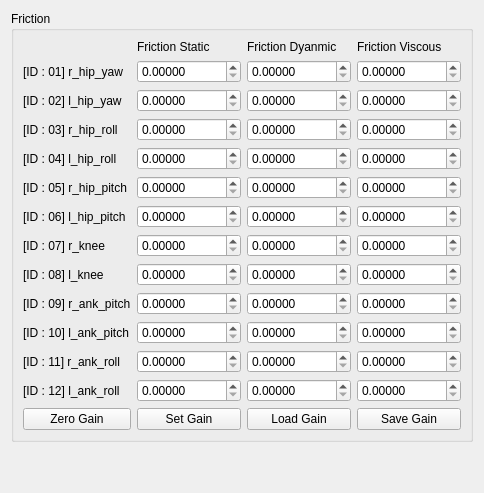
       <widget class="QWidget" name="tab_2">
        <attribute name="title">
         <string>External Control</string>
        </attribute>
        <layout class="QGridLayout" name="gridLayout_7">
         <item row="0" column="0">
          <widget class="QGroupBox" name="groupBox_3">
           <property name="title">
            <string>Friction</string>
           </property>
           <layout class="QGridLayout" name="gridLayout_8">
            <item row="13" column="2">
             <widget class="QPushButton" name="load_friction_gain_button">
              <property name="text">
               <string>Load Gain</string>
              </property>
             </widget>
            </item>
            <item row="0" column="2">
             <widget class="QLabel" name="label_29">
              <property name="text">
               <string>Friction Dyanmic</string>
              </property>
             </widget>
            </item>
            <item row="2" column="2">
             <widget class="QDoubleSpinBox" name="id_2_fd_gain_spinbox">
              <property name="decimals">
               <number>5</number>
              </property>
              <property name="maximum">
               <double>100000.000000000000000</double>
              </property>
              <property name="singleStep">
               <double>0.010000000000000</double>
              </property>
             </widget>
            </item>
            <item row="7" column="3">
             <widget class="QDoubleSpinBox" name="id_7_fv_gain_spinbox">
              <property name="decimals">
               <number>5</number>
              </property>
              <property name="maximum">
               <double>100000.000000000000000</double>
              </property>
              <property name="singleStep">
               <double>0.010000000000000</double>
              </property>
             </widget>
            </item>
            <item row="4" column="0">
             <widget class="QLabel" name="label_33">
              <property name="text">
               <string>[ID : 04] l_hip_roll</string>
              </property>
             </widget>
            </item>
            <item row="2" column="0">
             <widget class="QLabel" name="label_28">
              <property name="text">
               <string>[ID : 02] l_hip_yaw</string>
              </property>
             </widget>
            </item>
            <item row="3" column="0">
             <widget class="QLabel" name="label_32">
              <property name="text">
               <string>[ID : 03] r_hip_roll</string>
              </property>
             </widget>
            </item>
            <item row="0" column="1">
             <widget class="QLabel" name="label_27">
              <property name="text">
               <string>Friction Static</string>
              </property>
             </widget>
            </item>
            <item row="5" column="0">
             <widget class="QLabel" name="label_34">
              <property name="text">
               <string>[ID : 05] r_hip_pitch</string>
              </property>
             </widget>
            </item>
            <item row="6" column="0">
             <widget class="QLabel" name="label_35">
              <property name="text">
               <string>[ID : 06] l_hip_pitch</string>
              </property>
             </widget>
            </item>
            <item row="11" column="0">
             <widget class="QLabel" name="label_40">
              <property name="text">
               <string>[ID : 11] r_ank_roll</string>
              </property>
             </widget>
            </item>
            <item row="12" column="0">
             <widget class="QLabel" name="label_41">
              <property name="text">
               <string>[ID : 12] l_ank_roll</string>
              </property>
             </widget>
            </item>
            <item row="8" column="0">
             <widget class="QLabel" name="label_37">
              <property name="text">
               <string>[ID : 08] l_knee</string>
              </property>
             </widget>
            </item>
            <item row="9" column="0">
             <widget class="QLabel" name="label_38">
              <property name="text">
               <string>[ID : 09] r_ank_pitch</string>
              </property>
             </widget>
            </item>
            <item row="10" column="0">
             <widget class="QLabel" name="label_39">
              <property name="text">
               <string>[ID : 10] l_ank_pitch</string>
              </property>
             </widget>
            </item>
            <item row="0" column="3">
             <widget class="QLabel" name="label_30">
              <property name="text">
               <string>Friction Viscous</string>
              </property>
             </widget>
            </item>
            <item row="1" column="0">
             <widget class="QLabel" name="label_31">
              <property name="text">
               <string>[ID : 01] r_hip_yaw</string>
              </property>
             </widget>
            </item>
            <item row="7" column="0">
             <widget class="QLabel" name="label_36">
              <property name="text">
               <string>[ID : 07] r_knee</string>
              </property>
             </widget>
            </item>
            <item row="1" column="1">
             <widget class="QDoubleSpinBox" name="id_1_fs_gain_spinbox">
              <property name="decimals">
               <number>5</number>
              </property>
              <property name="maximum">
               <double>100000.000000000000000</double>
              </property>
              <property name="singleStep">
               <double>0.010000000000000</double>
              </property>
             </widget>
            </item>
            <item row="2" column="1">
             <widget class="QDoubleSpinBox" name="id_2_fs_gain_spinbox">
              <property name="decimals">
               <number>5</number>
              </property>
              <property name="maximum">
               <double>100000.000000000000000</double>
              </property>
              <property name="singleStep">
               <double>0.010000000000000</double>
              </property>
             </widget>
            </item>
            <item row="3" column="1">
             <widget class="QDoubleSpinBox" name="id_3_fs_gain_spinbox">
              <property name="decimals">
               <number>5</number>
              </property>
              <property name="maximum">
               <double>100000.000000000000000</double>
              </property>
              <property name="singleStep">
               <double>0.010000000000000</double>
              </property>
             </widget>
            </item>
            <item row="4" column="1">
             <widget class="QDoubleSpinBox" name="id_4_fs_gain_spinbox">
              <property name="decimals">
               <number>5</number>
              </property>
              <property name="maximum">
               <double>100000.000000000000000</double>
              </property>
              <property name="singleStep">
               <double>0.010000000000000</double>
              </property>
             </widget>
            </item>
            <item row="5" column="1">
             <widget class="QDoubleSpinBox" name="id_5_fs_gain_spinbox">
              <property name="decimals">
               <number>5</number>
              </property>
              <property name="maximum">
               <double>100000.000000000000000</double>
              </property>
              <property name="singleStep">
               <double>0.010000000000000</double>
              </property>
             </widget>
            </item>
            <item row="6" column="1">
             <widget class="QDoubleSpinBox" name="id_6_fs_gain_spinbox">
              <property name="decimals">
               <number>5</number>
              </property>
              <property name="maximum">
               <double>100000.000000000000000</double>
              </property>
              <property name="singleStep">
               <double>0.010000000000000</double>
              </property>
             </widget>
            </item>
            <item row="7" column="1">
             <widget class="QDoubleSpinBox" name="id_7_fs_gain_spinbox">
              <property name="decimals">
               <number>5</number>
              </property>
              <property name="maximum">
               <double>100000.000000000000000</double>
              </property>
              <property name="singleStep">
               <double>0.010000000000000</double>
              </property>
             </widget>
            </item>
            <item row="8" column="1">
             <widget class="QDoubleSpinBox" name="id_8_fs_gain_spinbox">
              <property name="decimals">
               <number>5</number>
              </property>
              <property name="maximum">
               <double>100000.000000000000000</double>
              </property>
              <property name="singleStep">
               <double>0.010000000000000</double>
              </property>
             </widget>
            </item>
            <item row="9" column="1">
             <widget class="QDoubleSpinBox" name="id_9_fs_gain_spinbox">
              <property name="decimals">
               <number>5</number>
              </property>
              <property name="maximum">
               <double>100000.000000000000000</double>
              </property>
              <property name="singleStep">
               <double>0.010000000000000</double>
              </property>
             </widget>
            </item>
            <item row="10" column="1">
             <widget class="QDoubleSpinBox" name="id_10_fs_gain_spinbox">
              <property name="decimals">
               <number>5</number>
              </property>
              <property name="maximum">
               <double>100000.000000000000000</double>
              </property>
              <property name="singleStep">
               <double>0.010000000000000</double>
              </property>
             </widget>
            </item>
            <item row="11" column="1">
             <widget class="QDoubleSpinBox" name="id_11_fs_gain_spinbox">
              <property name="decimals">
               <number>5</number>
              </property>
              <property name="maximum">
               <double>100000.000000000000000</double>
              </property>
              <property name="singleStep">
               <double>0.010000000000000</double>
              </property>
             </widget>
            </item>
            <item row="12" column="1">
             <widget class="QDoubleSpinBox" name="id_12_fs_gain_spinbox">
              <property name="decimals">
               <number>5</number>
              </property>
              <property name="maximum">
               <double>100000.000000000000000</double>
              </property>
              <property name="singleStep">
               <double>0.010000000000000</double>
              </property>
             </widget>
            </item>
            <item row="13" column="3">
             <widget class="QPushButton" name="save_friction_gain_button">
              <property name="text">
               <string>Save Gain</string>
              </property>
             </widget>
            </item>
            <item row="1" column="2">
             <widget class="QDoubleSpinBox" name="id_1_fd_gain_spinbox">
              <property name="decimals">
               <number>5</number>
              </property>
              <property name="maximum">
               <double>100000.000000000000000</double>
              </property>
              <property name="singleStep">
               <double>0.010000000000000</double>
              </property>
             </widget>
            </item>
            <item row="3" column="2">
             <widget class="QDoubleSpinBox" name="id_3_fd_gain_spinbox">
              <property name="decimals">
               <number>5</number>
              </property>
              <property name="maximum">
               <double>100000.000000000000000</double>
              </property>
              <property name="singleStep">
               <double>0.010000000000000</double>
              </property>
             </widget>
            </item>
            <item row="4" column="2">
             <widget class="QDoubleSpinBox" name="id_4_fd_gain_spinbox">
              <property name="decimals">
               <number>5</number>
              </property>
              <property name="maximum">
               <double>100000.000000000000000</double>
              </property>
              <property name="singleStep">
               <double>0.010000000000000</double>
              </property>
             </widget>
            </item>
            <item row="5" column="2">
             <widget class="QDoubleSpinBox" name="id_5_fd_gain_spinbox">
              <property name="decimals">
               <number>5</number>
              </property>
              <property name="maximum">
               <double>100000.000000000000000</double>
              </property>
              <property name="singleStep">
               <double>0.010000000000000</double>
              </property>
             </widget>
            </item>
            <item row="6" column="2">
             <widget class="QDoubleSpinBox" name="id_6_fd_gain_spinbox">
              <property name="decimals">
               <number>5</number>
              </property>
              <property name="maximum">
               <double>100000.000000000000000</double>
              </property>
              <property name="singleStep">
               <double>0.010000000000000</double>
              </property>
             </widget>
            </item>
            <item row="7" column="2">
             <widget class="QDoubleSpinBox" name="id_7_fd_gain_spinbox">
              <property name="decimals">
               <number>5</number>
              </property>
              <property name="maximum">
               <double>100000.000000000000000</double>
              </property>
              <property name="singleStep">
               <double>0.010000000000000</double>
              </property>
             </widget>
            </item>
            <item row="8" column="2">
             <widget class="QDoubleSpinBox" name="id_8_fd_gain_spinbox">
              <property name="decimals">
               <number>5</number>
              </property>
              <property name="maximum">
               <double>100000.000000000000000</double>
              </property>
              <property name="singleStep">
               <double>0.010000000000000</double>
              </property>
             </widget>
            </item>
            <item row="9" column="2">
             <widget class="QDoubleSpinBox" name="id_9_fd_gain_spinbox">
              <property name="decimals">
               <number>5</number>
              </property>
              <property name="maximum">
               <double>100000.000000000000000</double>
              </property>
              <property name="singleStep">
               <double>0.010000000000000</double>
              </property>
             </widget>
            </item>
            <item row="10" column="2">
             <widget class="QDoubleSpinBox" name="id_10_fd_gain_spinbox">
              <property name="decimals">
               <number>5</number>
              </property>
              <property name="maximum">
               <double>100000.000000000000000</double>
              </property>
              <property name="singleStep">
               <double>0.010000000000000</double>
              </property>
             </widget>
            </item>
            <item row="1" column="3">
             <widget class="QDoubleSpinBox" name="id_1_fv_gain_spinbox">
              <property name="decimals">
               <number>5</number>
              </property>
              <property name="maximum">
               <double>100000.000000000000000</double>
              </property>
              <property name="singleStep">
               <double>0.010000000000000</double>
              </property>
             </widget>
            </item>
            <item row="11" column="2">
             <widget class="QDoubleSpinBox" name="id_11_fd_gain_spinbox">
              <property name="decimals">
               <number>5</number>
              </property>
              <property name="maximum">
               <double>100000.000000000000000</double>
              </property>
              <property name="singleStep">
               <double>0.010000000000000</double>
              </property>
             </widget>
            </item>
            <item row="12" column="2">
             <widget class="QDoubleSpinBox" name="id_12_fd_gain_spinbox">
              <property name="decimals">
               <number>5</number>
              </property>
              <property name="maximum">
               <double>100000.000000000000000</double>
              </property>
              <property name="singleStep">
               <double>0.010000000000000</double>
              </property>
             </widget>
            </item>
            <item row="2" column="3">
             <widget class="QDoubleSpinBox" name="id_2_fv_gain_spinbox">
              <property name="decimals">
               <number>5</number>
              </property>
              <property name="maximum">
               <double>100000.000000000000000</double>
              </property>
              <property name="singleStep">
               <double>0.010000000000000</double>
              </property>
             </widget>
            </item>
            <item row="3" column="3">
             <widget class="QDoubleSpinBox" name="id_3_fv_gain_spinbox">
              <property name="decimals">
               <number>5</number>
              </property>
              <property name="maximum">
               <double>100000.000000000000000</double>
              </property>
              <property name="singleStep">
               <double>0.010000000000000</double>
              </property>
             </widget>
            </item>
            <item row="4" column="3">
             <widget class="QDoubleSpinBox" name="id_4_fv_gain_spinbox">
              <property name="decimals">
               <number>5</number>
              </property>
              <property name="maximum">
               <double>100000.000000000000000</double>
              </property>
              <property name="singleStep">
               <double>0.010000000000000</double>
              </property>
             </widget>
            </item>
            <item row="5" column="3">
             <widget class="QDoubleSpinBox" name="id_5_fv_gain_spinbox">
              <property name="decimals">
               <number>5</number>
              </property>
              <property name="maximum">
               <double>100000.000000000000000</double>
              </property>
              <property name="singleStep">
               <double>0.010000000000000</double>
              </property>
             </widget>
            </item>
            <item row="6" column="3">
             <widget class="QDoubleSpinBox" name="id_6_fv_gain_spinbox">
              <property name="decimals">
               <number>5</number>
              </property>
              <property name="maximum">
               <double>100000.000000000000000</double>
              </property>
              <property name="singleStep">
               <double>0.010000000000000</double>
              </property>
             </widget>
            </item>
            <item row="8" column="3">
             <widget class="QDoubleSpinBox" name="id_8_fv_gain_spinbox">
              <property name="decimals">
               <number>5</number>
              </property>
              <property name="maximum">
               <double>100000.000000000000000</double>
              </property>
              <property name="singleStep">
               <double>0.010000000000000</double>
              </property>
             </widget>
            </item>
            <item row="9" column="3">
             <widget class="QDoubleSpinBox" name="id_9_fv_gain_spinbox">
              <property name="decimals">
               <number>5</number>
              </property>
              <property name="maximum">
               <double>100000.000000000000000</double>
              </property>
              <property name="singleStep">
               <double>0.010000000000000</double>
              </property>
             </widget>
            </item>
            <item row="10" column="3">
             <widget class="QDoubleSpinBox" name="id_10_fv_gain_spinbox">
              <property name="decimals">
               <number>5</number>
              </property>
              <property name="maximum">
               <double>100000.000000000000000</double>
              </property>
              <property name="singleStep">
               <double>0.010000000000000</double>
              </property>
             </widget>
            </item>
            <item row="11" column="3">
             <widget class="QDoubleSpinBox" name="id_11_fv_gain_spinbox">
              <property name="decimals">
               <number>5</number>
              </property>
              <property name="maximum">
               <double>100000.000000000000000</double>
              </property>
              <property name="singleStep">
               <double>0.010000000000000</double>
              </property>
             </widget>
            </item>
            <item row="12" column="3">
             <widget class="QDoubleSpinBox" name="id_12_fv_gain_spinbox">
              <property name="decimals">
               <number>5</number>
              </property>
              <property name="maximum">
               <double>100000.000000000000000</double>
              </property>
              <property name="singleStep">
               <double>0.010000000000000</double>
              </property>
             </widget>
            </item>
            <item row="13" column="0">
             <widget class="QPushButton" name="zero_friction_gain_button">
              <property name="text">
               <string>Zero Gain</string>
              </property>
             </widget>
            </item>
            <item row="13" column="1">
             <widget class="QPushButton" name="set_friction_gain_button">
              <property name="text">
               <string>Set Gain</string>
              </property>
             </widget>
            </item>
           </layout>
          </widget>
         </item>
         <item row="1" column="0">
          <spacer name="verticalSpacer">
           <property name="orientation">
            <enum>Qt::Vertical</enum>
           </property>
           <property name="sizeHint" stdset="0">
            <size>
             <width>20</width>
             <height>40</height>
            </size>
           </property>
          </spacer>
         </item>
        </layout>
       </widget>
